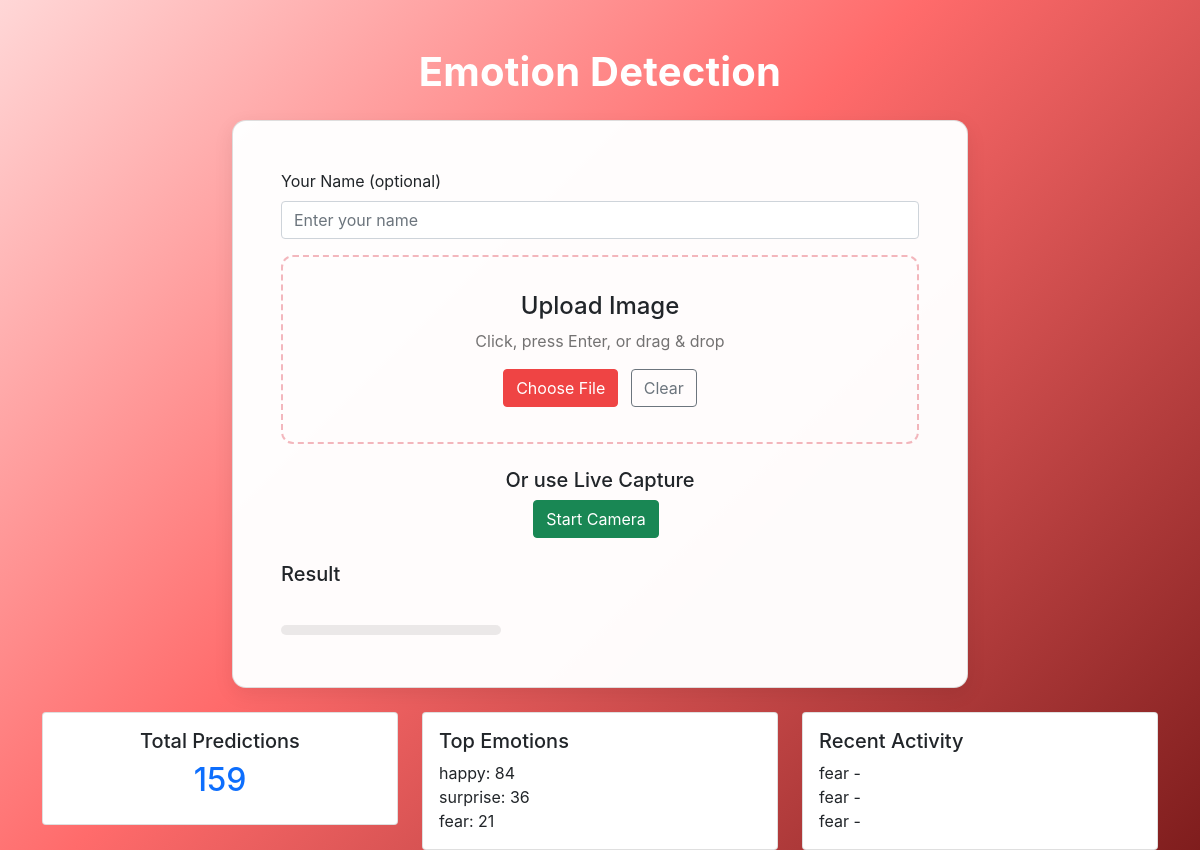
Before: / with the older database file.
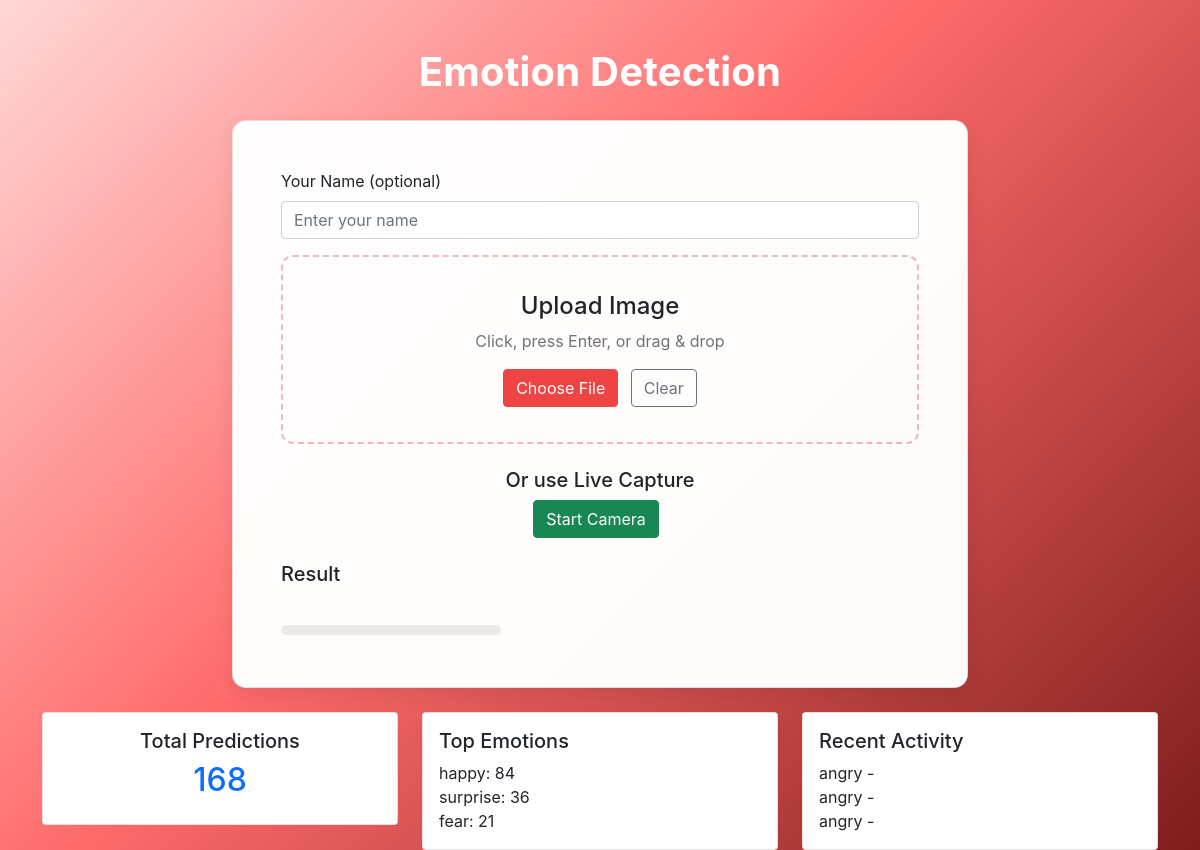
After: the same page with the newer database file.
### tables this page shows
CREATE TABLE predictions (
                    id INTEGER PRIMARY KEY AUTOINCREMENT,
                    timestamp TEXT NOT NULL,
                    predicted_emotion TEXT NOT NULL,
                    confidence REAL NOT NULL,
                    image_path TEXT,
                    source TEXT DEFAULT 'unknown'
                , user_name TEXT);

### app.py (the view)
@app.route("/")
def index():
    try:
        stats = get_database_stats()
        return render_template(
            "index.html", stats=stats, title="Emotion Detection Web App"
        )
    except Exception as e:
        logger.error(f"Error in index route: {str(e)}")
        return render_template(
            "index.html",
            stats={
                "total_predictions": 0,
                "emotion_counts": {},
                "recent_predictions": [],
            },
            title="Emotion Detection Web App",
        )

### templates/index.html (shortened to what this page needs)
<!doctype html>
<html lang="en">
    <head>
        <link
            href="https://cdn.jsdelivr.net/npm/bootstrap@5.1.3/dist/css/bootstrap.min.css"
            rel="stylesheet"
        />
        <link rel="stylesheet" href="{{ url_for('static', filename='style.css') }}" />
    </head>
    <body>
        <div class="container mt-5">
            <h1 class="app-title text-center mb-4">Emotion Detection</h1>
            <div class="row justify-content-center">
                <div class="col-lg-8">
                    <div class="card main-card">
                        <div class="card-body p-4 p-md-5">
                            <div class="mb-3">
                                <label for="userName" class="form-label">Your Name (optional)</label>
                                <input type="text" class="form-control" id="userName" name="user_name" placeholder="Enter your name">
                            </div>
                            <form id="uploadForm" enctype="multipart/form-data">
                                <div
                                    class="upload-zone"
                                    id="uploadZone"
                                    role="button"
                                    tabindex="0"
                                    aria-label="Upload image for emotion detection"
                                >
                                    <h4>Upload Image</h4>
                                    <p class="muted">Click, press Enter, or drag & drop</p>
                                    <div class="mt-3">
                                        <button
                                            type="button"
                                            class="btn btn-primary me-2"
                                            onclick="document.getElementById('fileInput').click()"
                                        >
                                            Choose File
                                        </button>
                                        <button type="button" id="clearBtn" class="btn btn-outline-secondary">Clear</button>
                                    </div>
                                </div>
                            </form>
                            <div class="mt-4 text-center">
                                <h5>Or use Live Capture</h5>
                                <button type="button" id="startCameraBtn" class="btn btn-success me-2">Start Camera</button>
                            </div>
                            <div id="resultSection" class="result-section mt-4" aria-live="polite">
                                <div class="d-flex align-items-center justify-content-between">
                                    <div>
                                        <h5 class="mb-1">Result</h5>
                                        <div id="emotionResult" class="emotion-result"></div>
                                    </div>
                                </div>
                                <div class="mt-3">
                                    <div class="confidence-meter" aria-hidden="true">
                                        <div class="confidence-bar">
                                        </div>
                                    </div>
                                </div>
                            </div>
                        </div>
                    </div>
                </div>
            </div>
            <div class="row mt-4">
                <div class="col-md-4">
                    <div class="card text-center">
                        <div class="card-body">
                            <h5>Total Predictions</h5>
                            <h2 class="text-primary">
                                {{ stats.total_predictions or 0 }}
                            </h2>
                        </div>
                    </div>
                </div>
                <div class="col-md-4">
                    <div class="card">
                        <div class="card-body">
                            <h5>Top Emotions</h5>
                            {% if stats.emotion_counts %}{% set items =
                            stats.emotion_counts.items() | list %}{% for
                            emotion, count in items[:3] %}
                            <div>{{ emotion }}: {{ count }}</div>
                            {% endfor %}{% else %}
                            <p>No data</p>
                            {% endif %}
                        </div>
                    </div>
                </div>
                <div class="col-md-4">
                    <div class="card">
                        <div class="card-body">
                            <h5>Recent Activity</h5>
                            {% if stats.recent_predictions %}{% for pred in
                            stats.recent_predictions[:3] %}
                            <div>{{ pred[1] }} - {{ pred[4] }}</div>
                            {% endfor %}{% else %}
                            <p>No activity</p>
                            {% endif %}
                        </div>
                    </div>
                </div>
            </div>
        </div>
    </body>
</html>

### static/style.css (style rules this page uses)
.app-title { color: #ffffff; font-weight:700; letter-spacing:0.2px; }
.body, body { background: linear-gradient(135deg, #ffd7d7 0%, #ff6b6b 45%, #7f1d1d 100%); min-height: 100vh; font-family: -apple-system, BlinkMacSystemFont, "Segoe UI", Roboto, "Helvetica Neue", Arial; }
.main-card { background: rgba(255,255,255,0.98); border-radius: 14px; box-shadow: 0 6px 20px rgba(0,0,0,0.08); }
.upload-zone { border: 2px dashed rgba(220,53,69,0.35); border-radius: 12px; padding: 2.2rem 1.6rem; text-align: center; cursor: pointer; transition: all 0.18s ease-in-out; background: rgba(255,255,255,0.02); }
.upload-zone .muted { color: rgba(0,0,0,0.55); }
.result-section { display: block; }
.emotion-result { padding: 0.6rem 0.6rem; border-radius: 8px; }
.confidence-bar { width: 220px; height: 10px; background: rgba(0,0,0,0.08); border-radius: 999px; overflow:hidden; }
.btn-primary { background: #ef4444; border-color: #ef4444; }
.muted { color: rgba(0,0,0,0.55); }

Changed rows visible on the page:
no longer on this page (row unchanged): predictions: predicted_emotion "fear", shown under "Recent Activity"
no longer on this page (row unchanged): predictions: predicted_emotion "fear", shown under "Recent Activity"
no longer on this page (row unchanged): predictions: predicted_emotion "fear", shown under "Recent Activity"
added predictions: predicted_emotion "angry", shown under "Recent Activity"
added predictions: predicted_emotion "angry", shown under "Recent Activity"
added predictions: predicted_emotion "angry", shown under "Recent Activity"
Other visible differences:
{{ stats.total_predictions or 0 }}: "159" → "168"
